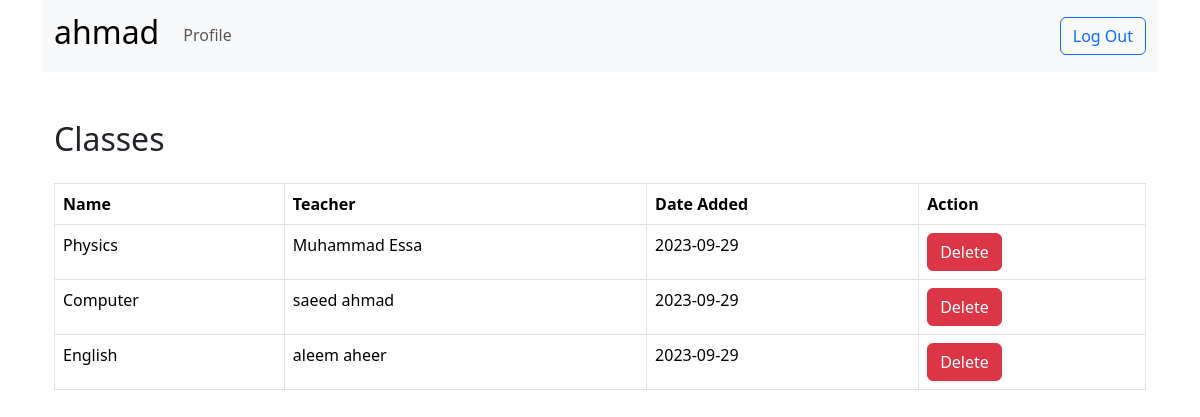
The page /classes (signed in) on the database its author committed.
### tables this page shows
CREATE TABLE teachers (
    id INTEGER PRIMARY KEY,
    firstname TEXT NOT NULL,
    lastname TEXT NOT NULL,
    email TEXT,
    subject TEXT NOT NULL,
    qualification TEXT NOT NULL,
    username TEXT NOT NULL,
    password TEXT NOT NULL,
    course_id INTEGER,
    admin_id INTEGER,
    FOREIGN KEY (course_id) REFERENCES courses (id),
    FOREIGN KEY (admin_id) REFERENCES admins (id)
);

CREATE TABLE courses (
    id INTEGER PRIMARY KEY,
    course_name TEXT NOT NULL,
    start_date DATE NOT NULL,
    admin_id INTEGER,
    FOREIGN KEY (admin_id) REFERENCES admins (id)
);

### app.py (the view)
@app.route("/classes", methods=["GET", "POST"])
@login_required
def classes():
    admin_id = session["user_id"]
    rows = db.execute(
        "SELECT courses.id, courses.course_name, teachers.firstname, teachers.lastname, courses.start_date FROM courses LEFT JOIN teachers ON courses.id = teachers.course_id WHERE courses.admin_id = ?",
        admin_id,
    )
    return render_template(
        "classes.html",
        classes=rows,
        user="admin",
        table="courses",
        role=session["user_role"],
    )

### app.py (called while the page is built)
@app.after_request
def after_request(response):
    response.headers["Cache-Control"] = "no-cache, no-store, must-revalidate"
    response.headers["Expires"] = 0
    response.headers["Pragma"] = "no-cache"
    return response

### helpers.py (called while the page is built)
def login_required(f):
    @wraps(f)
    def decorated_function(*args, **kwargs):
        if session.get("user_id") is None:
            return redirect("/login")
        return f(*args, **kwargs)
    return decorated_function

### templates/classes.html (shortened to what this page needs)
{% extends "layout.html" %}
{% block body%}
    <nav class="navbar navbar-expand-lg bg-body-tertiary">
        <div class="container-fluid">
            <a class="navbar-brand">
                <h2>{{ role }}</h1>
            </a>
            <div class="collapse navbar-collapse" id="navbarSupportedContent">
                <ul class="navbar-nav me-auto mb-2 mb-lg-0 nav-underline">
                    <li class="nav-item">
                        <a class="nav-link" href="/profile">Profile</a>
                    </li>
                </ul>
                <form class="d-flex" role="search" action="/logout" method="post">
                    <button class="btn btn-outline-primary" type="submit">Log Out</button>
                </form>
            </div>
        </div>
    </nav>
    <div class="container mt-5">
        {% if classes %}
            <h2 class="mb-4">Classes</h2>
            <table class="table table-bordered">
                <thead>
                    <tr>
                        <th>Name</th>
                        <th>Teacher</th>
                        <th>Date Added</th>
                        <th>Action</th>
                    </tr>
                </thead>
                <tbody>
                    {% for class in classes %}
                        <td>{{ class.course_name }}</td>
                        <td>
                            {% if class.firstname == None or class.lastname == None %}
                                <span class="text-danger">
                                    Not Assigned
                                </span>
                            {% else %}
                                {{ class.firstname }} {{ class.lastname }}
                            {% endif %}
                        </td>
                        <td>{{ class.start_date }}</td>
                        <td>
                            <form method="post" action="/delete_class">
                                <button type="submit" class="btn btn-danger" id="confirm_delete">Delete</button>
                            </form>
                        </td>
                    {% endfor %}
                </tbody>
        {% else %}
            <h3>Currently! You have no Classes.</h3>
        {% endif %}
    </table>
    </div>
{% endblock %}

### rows shown on the page
teachers: lastname "ahmad", course_name "Computer", firstname "saeed", start_date "2023-09-29"
teachers: course_name "Physics", firstname "Muhammad", lastname "Essa", start_date "2023-09-29"
teachers: course_name "English", firstname "aleem", lastname "aheer", start_date "2023-09-29"
